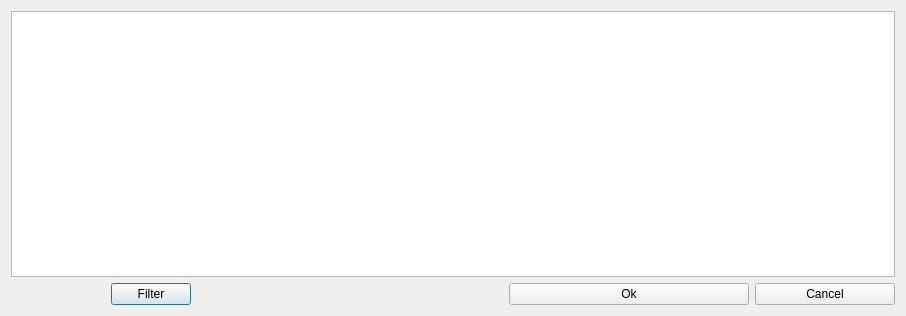
<?xml version="1.0" encoding="UTF-8"?>
<ui version="4.0">
 <class>Dialog</class>
 <widget class="QDialog" name="Dialog">
  <property name="geometry">
   <rect>
    <x>0</x>
    <y>0</y>
    <width>906</width>
    <height>316</height>
   </rect>
  </property>
  <property name="windowTitle">
   <string>Dialog</string>
  </property>
  <layout class="QGridLayout" name="gridLayout">
   <item row="0" column="0">
    <layout class="QVBoxLayout" name="verticalLayout">
     <item>
      <layout class="QHBoxLayout" name="horizontalLayout"/>
     </item>
     <item>
      <widget class="QPlainTextEdit" name="pte"/>
     </item>
     <item>
      <layout class="QHBoxLayout" name="horizontalLayout_5"/>
     </item>
     <item>
      <layout class="QHBoxLayout" name="horizontalLayout_4">
       <item>
        <spacer name="horizontalSpacer_3">
         <property name="orientation">
          <enum>Qt::Horizontal</enum>
         </property>
         <property name="sizeType">
          <enum>QSizePolicy::Fixed</enum>
         </property>
         <property name="sizeHint" stdset="0">
          <size>
           <width>100</width>
           <height>20</height>
          </size>
         </property>
        </spacer>
       </item>
       <item>
        <widget class="QPushButton" name="pb_filter">
         <property name="text">
          <string>Filter</string>
         </property>
        </widget>
       </item>
       <item>
        <spacer name="horizontalSpacer_2">
         <property name="orientation">
          <enum>Qt::Horizontal</enum>
         </property>
         <property name="sizeHint" stdset="0">
          <size>
           <width>40</width>
           <height>20</height>
          </size>
         </property>
        </spacer>
       </item>
       <item>
        <widget class="QPushButton" name="pb_accepted">
         <property name="minimumSize">
          <size>
           <width>240</width>
           <height>0</height>
          </size>
         </property>
         <property name="text">
          <string>Ok</string>
         </property>
        </widget>
       </item>
       <item>
        <widget class="QPushButton" name="pb_rejected">
         <property name="minimumSize">
          <size>
           <width>140</width>
           <height>0</height>
          </size>
         </property>
         <property name="text">
          <string>Cancel</string>
         </property>
        </widget>
       </item>
      </layout>
     </item>
    </layout>
   </item>
  </layout>
 </widget>
 <resources/>
 <connections/>
</ui>
